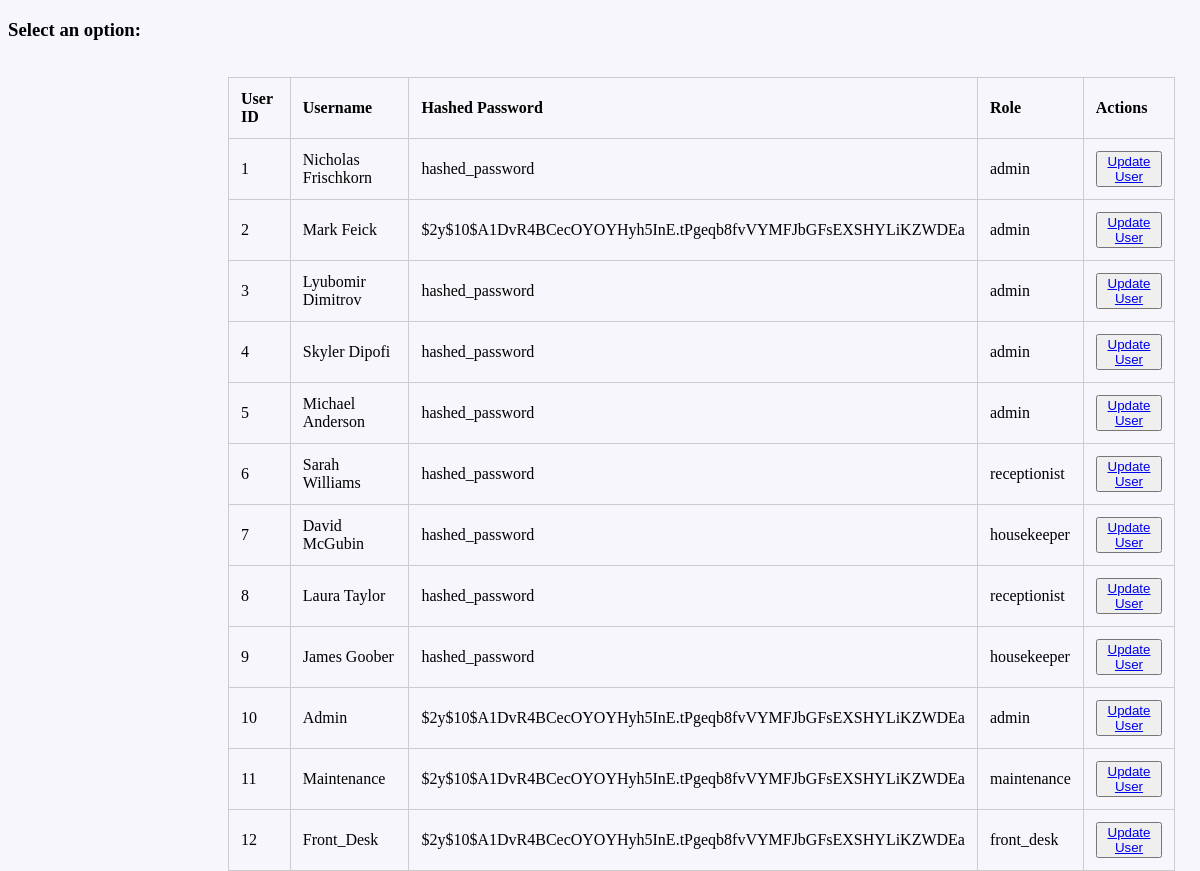
Page /Website/homepage/Homepage-Type/Admin/selectUsers.php on the committed database.
### tables this page shows
CREATE TABLE users (
    u_id INT AUTO_INCREMENT PRIMARY KEY,
    username VARCHAR(50) NOT NULL UNIQUE,
    password VARCHAR(255) NOT NULL,
    role VARCHAR(50) NOT NULL  
);

### Website/homepage/Homepage-Type/Admin/selectUsers.php (the view, shortened to what this page needs)
<?php
require_once('../../Website/inc/db_connect.php');
$queryUsers = "
SELECT
  u_id,
  username,
  password,
  role
FROM
  users
";
$statementUsers = $db->prepare($queryUsers);
$statementUsers->execute();
$items = $statementUsers->fetchAll();
?>
<!DOCTYPE HTML>
<html>
	<head>
		<link rel="stylesheet" type="text/css" href="../inc/homepage_main.css">
	</head>
	<main>
		<body>
			<div id="data">
				 <h3>Select an option: </h3>
			</div>
			<br>
			<table>
				<tr>
					<th>User ID</th>
					<th>Username</th>
					<th>Hashed Password</th>
					<th>Role</th>
					<th>Actions</th>
				</tr>
				<?php foreach ($items as $item) : ?>
				<tr>
					<td><?php echo $item['u_id']; ?></td>
					<td><?php echo $item['username']; ?></td>
					<td><?php echo $item['password']; ?></td>
					<td><?php echo $item['role']; ?></td>
					<td><button><a href="?update_id=<?php echo $item['u_id']; ?>">Update User</a></button></td>
				</tr>
				<?php endforeach; ?>
			</table>
		</body>
	</main>
</html>

### Website/inc/homepage_main.css (style rules this page uses)
body { background-size: 100%; background-repeat: no-repeat; background-position: center; background-color: #f8f6fd; height: 100vh; }

### Website/homepage/Homepage-Type/Admin/selectUsers.php (style rules this page uses)
td { padding: 10px 20px; }
table { margin-left: 220px; width: 80%; max-width: 1000px; border-collapse: collapse; }
th, td { padding: 12px; border: 1px solid #ccc; text-align: left; }

### rows in the picture
users: u_id "1", username "Nicholas Frischkorn", password "hashed_password", role "admin"
users: u_id "2", username "Mark Feick", password "$2y$10$A1DvR4BCecOYOYHyh5InE.tPgeqb8fvVYMFJbGFsEXSHYLiKZWDEa", role "admin"
users: u_id "3", username "Lyubomir Dimitrov", password "hashed_password", role "admin"
users: u_id "4", username "Skyler Dipofi", password "hashed_password", role "admin"
users: u_id "5", username "Michael Anderson", password "hashed_password", role "admin"
users: u_id "6", username "Sarah Williams", password "hashed_password", role "receptionist"
users: u_id "7", username "David McGubin", password "hashed_password", role "housekeeper"
users: u_id "8", username "Laura Taylor", password "hashed_password", role "receptionist"
users: u_id "9", username "James Goober", password "hashed_password", role "housekeeper"
users: u_id "10", username "Admin", password "$2y$10$A1DvR4BCecOYOYHyh5InE.tPgeqb8fvVYMFJbGFsEXSHYLiKZWDEa", role "admin"
users: u_id "11", username "Maintenance", password "$2y$10$A1DvR4BCecOYOYHyh5InE.tPgeqb8fvVYMFJbGFsEXSHYLiKZWDEa", role "maintenance"
users: u_id "12", username "Front_Desk", password "$2y$10$A1DvR4BCecOYOYHyh5InE.tPgeqb8fvVYMFJbGFsEXSHYLiKZWDEa", role "front_desk"
